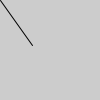
Frame 1 (no input)
Frame 60 (the mouse pressed at the canvas centre just before this capture): identical to frame 1, image omitted
Frame 120 (the mouse held since frame 60 and released just before this capture): identical to frame 1, image omitted

The Processing sketch that drew this single still picture (run headless with seeded random() and noise(); from frame 60 on, the mouse is pressed at the canvas centre):

// Processing sketch: arraylistsample
// ── arraylistsample.pde
ArrayList sampleList1;
ArrayList<Integer> sampleList2;

void setup(){
  sampleList1 = new ArrayList();
  sampleList1.add(32);
  
  sampleList2 = new ArrayList<Integer>();
  sampleList2.add(45);
  
  line(0,0,(Integer)sampleList1.get(0),sampleList2.get(0));
}

void draw(){
}
